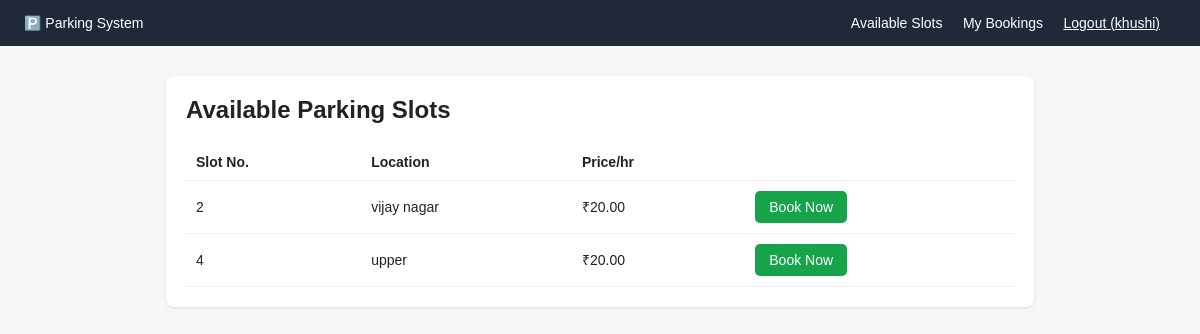
/slots/ (signed in), run on an earlier commit of the app's database.
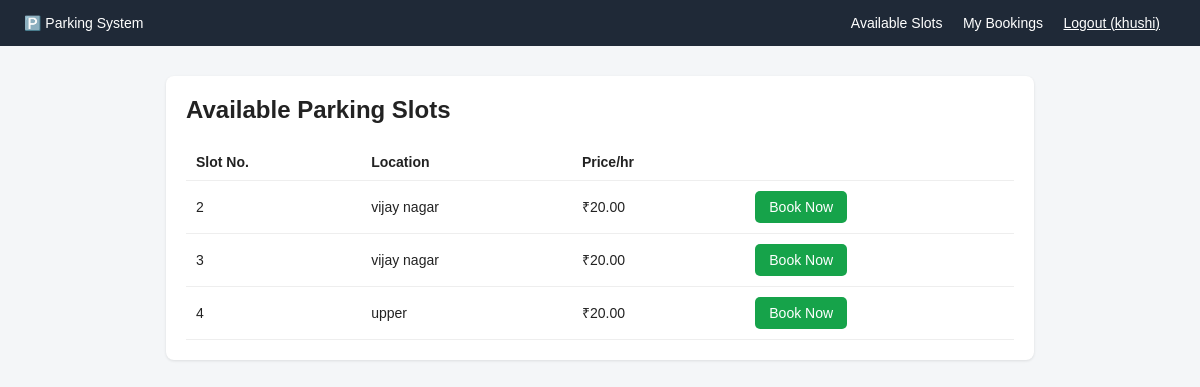
And on a later commit of the database.
### parking/models.py (models this page shows, shortened)
class ParkingSlot(models.Model):
    slot_number = models.CharField(max_length=20, unique=True)
    location = models.CharField(max_length=100, blank=True)
    price_per_hour = models.DecimalField(max_digits=6, decimal_places=2, default=20.00)
    is_available = models.BooleanField(default=True)

### parking/views.py (the view)
# urls.py: path('slots/', views.slot_list, name='slot_list'),
@login_required
def slot_list(request):
    release_expired_bookings()
    slots = ParkingSlot.objects.filter(is_available=True)
    return render(request, 'parking/slot_list.html', {'slots': slots})

### parking/models.py (called while the page is built)
    @property
    def is_manager(self):
        return self.role == 'manager' or self.user.is_superuser

    @property
    def is_expired(self):
        return (
            self.status == 'booked'
            and self.end_time is not None
            and self.end_time <= timezone.now()
        )

    def release_if_expired(self):
        if self.is_expired:
            self.status = 'completed'
            self.save(update_fields=['status'])
            self.slot.is_available = True
            self.slot.save(update_fields=['is_available'])
            return True
        return False

### parking/views.py (called while the page is built)
def release_expired_bookings(user=None):
    qs = Booking.objects.filter(status='booked', end_time__lte=timezone.now())
    if user is not None:
        qs = qs.filter(user=user)
    for booking in qs.select_related('slot'):
        booking.release_if_expired()

### parking/templates/parking/slot_list.html
{% extends 'parking/base.html' %}
{% block content %}
<div class="card">
    <h2>Available Parking Slots</h2>
    <table>
        <tr><th>Slot No.</th><th>Location</th><th>Price/hr</th><th></th></tr>
        {% for slot in slots %}
        <tr>
            <td>{{ slot.slot_number }}</td>
            <td>{{ slot.location }}</td>
            <td>₹{{ slot.price_per_hour }}</td>
            <td><a class="btn btn-green" href="{% url 'book_slot' slot.id %}">Book Now</a></td>
        </tr>
        {% empty %}
        <tr><td colspan="4">Slots are not available.</td></tr>
        {% endfor %}
    </table>
</div>
{% endblock %}

What changed in the data, as far as the page shows it:
now on this page (row edited): ParkingSlot: slot_number "3", location "vijay nagar", price_per_hour "20.00"
